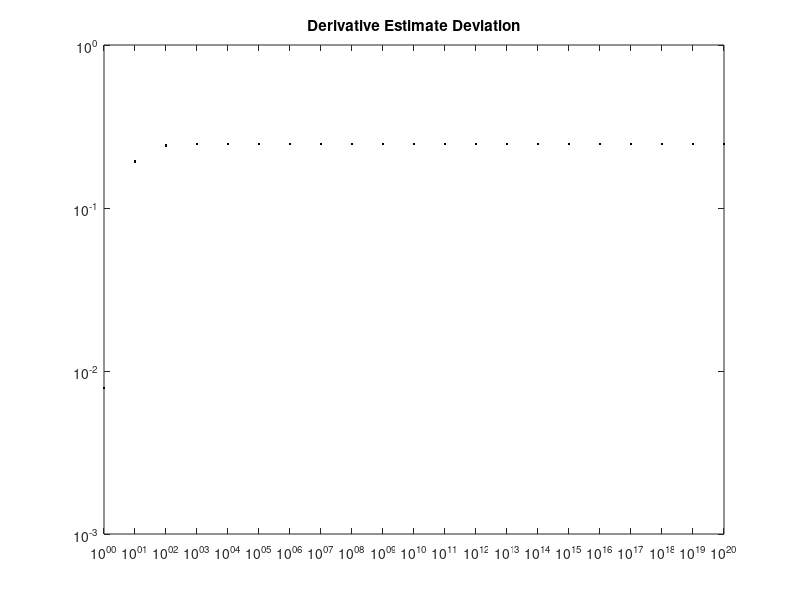

Source code (MATLAB): (Note: this script raises an error after producing the figure.)
clear;  
%clear out any previous definitions
data=load('q1.txt');
%import the data

f=figure;
%create a figure called f.

hold all
%the flag hold means we are going to add data to the plot, rather than replace data.  
% this is not necessary for this example, but may be needed when combining data.

set(f,'Visible','on');
set(gca, 'YScale', 'log');
set(gca, 'XScale', 'log');
%the chart will pop up if 'on' is selected.  You can use 'off' as well


plot(data(:,1),data(:,2:end),'.','MarkerSize',6,'color','black');
% This is the actual plot.  Only the first two aruments are required, the others optional.
% '.' refers to the plot markers being points.  You can use '+', for example.
% 'MarkerSize',1 choses the size of the plot markers
% 'color','black' choses the color.  

title('Derivative Estimate Deviation');
%writes to the top of the plot

box on
%puts a box all around the plot (instead of just x-y axes)

ax=gca;
% gca means "get current axes".  If you wnat to modify the axes, this is how.

ax.FontSize=12;
%sets the font size for the axes

xlabel('\Delta t');
ylabel('\delta (\Delta t)');
%labels the axes 

saveas(gcf,'q1','epsc');
%prints the figure to an eps file.  You should usually use eps instead of pdf if possible. 

hold off
